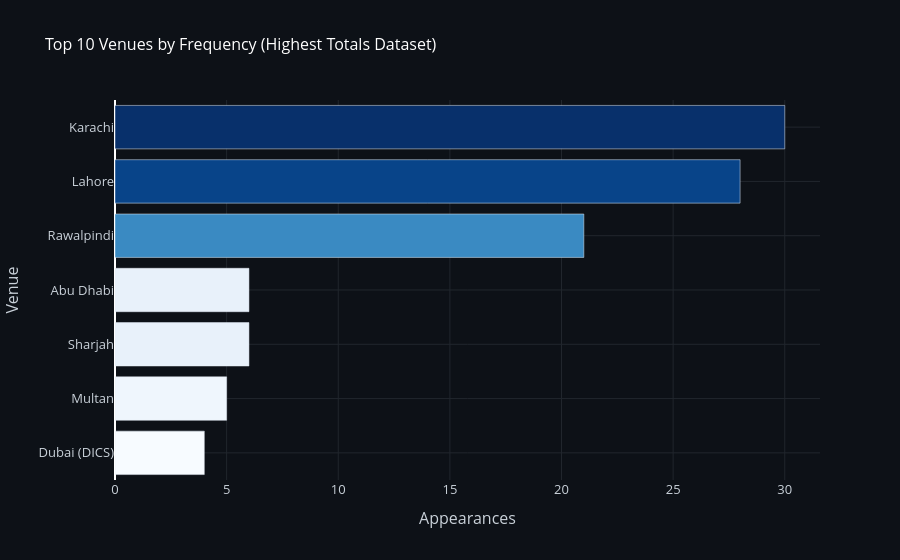

Notebook code cell kept with this figure:
### Code cell
# ── Venues in highest totals ────────────────────────────────
venue_counts = highest_totals['ground'].value_counts().head(10).reset_index()
venue_counts.columns = ['ground', 'count']

fig = px.bar(venue_counts, x='count', y='ground', orientation='h',
             color='count', color_continuous_scale='Blues',
             title='Top 10 Venues by Frequency (Highest Totals Dataset)',
             labels={'ground': 'Venue', 'count': 'Appearances'})
fig.update_layout(**LAYOUT, coloraxis_showscale=False)
fig.update_yaxes(autorange='reversed')
plt.tight_layout()
plt.savefig("../charts/initial_eda_top10_venues_by_frequency.png", dpi=300, bbox_inches="tight")
fig.show()

### Figure 1 — Plotly figure (JSON) as saved in the notebook; plotly's stock layout.template omitted (floating-point values rounded to 4 significant figures)
{"data": [{"hovertemplate": "Appearances=%{marker.color}<br>Venue=%{y}<extra></extra>", "legendgroup": "", "marker": {"color": [30, 28, 21, 6, 6, 5, 4], "coloraxis": "coloraxis", "pattern": {"shape": ""}}, "name": "", "orientation": "h", "showlegend": false, "textposition": "auto", "type": "bar", "x": [30, 28, 21, 6, 6, 5, 4], "xaxis": "x", "y": ["Karachi", "Lahore", "Rawalpindi", "Abu Dhabi", "Sharjah", "Multan", "Dubai (DICS)"], "yaxis": "y"}], "layout": {"barmode": "relative", "coloraxis": {"colorbar": {"title": {"text": "Appearances"}}, "colorscale": [[0, "rgb(247,251,255)"], [0.125, "rgb(222,235,247)"], [0.25, "rgb(198,219,239)"], [0.375, "rgb(158,202,225)"], [0.5, "rgb(107,174,214)"], [0.625, "rgb(66,146,198)"], [0.75, "rgb(33,113,181)"], [0.875, "rgb(8,81,156)"], [1, "rgb(8,48,107)"]], "showscale": false}, "font": {"color": "#C9D1D9", "size": 13}, "legend": {"tracegroupgap": 0}, "paper_bgcolor": "#0D1117", "plot_bgcolor": "#0D1117", "title": {"font": {"color": "white", "size": 16}, "text": "Top 10 Venues by Frequency (Highest Totals Dataset)"}, "xaxis": {"anchor": "y", "domain": [0, 1], "gridcolor": "#21262D", "title": {"text": "Appearances"}}, "yaxis": {"anchor": "x", "autorange": "reversed", "domain": [0, 1], "gridcolor": "#21262D", "title": {"text": "Venue"}}}}
